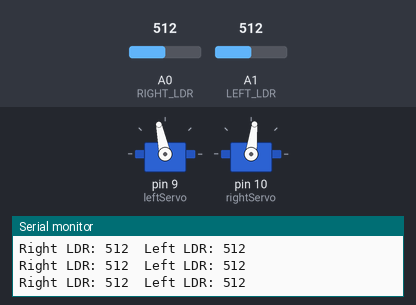
The sketch below on a simulated Arduino Uno, built with avr-gcc and run on an emulated ATmega328P. Parts: 2 × servo, the last lines printed to the serial monitor. The inputs (shaded band) are chosen by the test bench; at power-on: A0 (RIGHT_LDR) = 512, A1 (LEFT_LDR) = 512.

Above: at 1.2 s.
1.3 s: A0 (RIGHT_LDR) set to 555
2.8 s: A0 (RIGHT_LDR) set to 577
At 4.0 s:
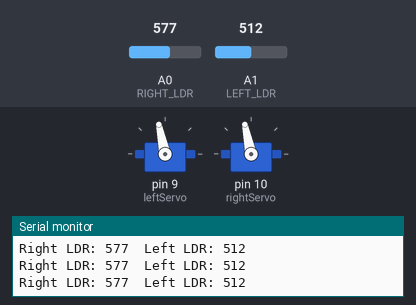
4.3 s: A1 (LEFT_LDR) set to 543
At 5.5 s:
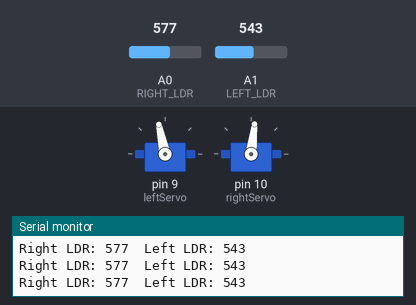
5.8 s: A1 (LEFT_LDR) set to 611
8.8 s: A1 (LEFT_LDR) set to 640
At 9.9 s:
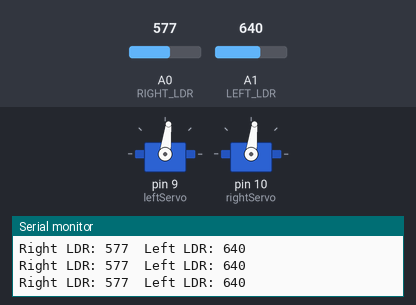
10.3 s: A1 (LEFT_LDR) set to 511
At 11.3 s:
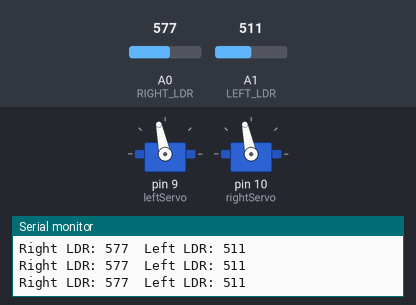
Timing chart, 0 to 12.8 s (numbered marks = the images above; inputs shaded):
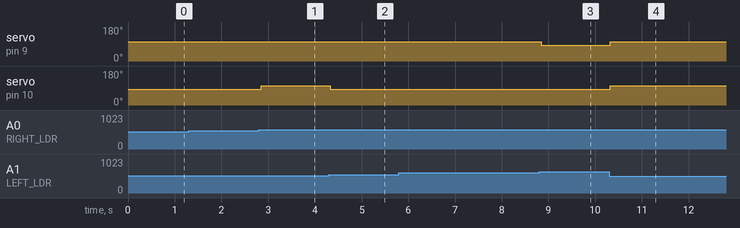

The sketch:

servo.ino
```cpp
#include <Servo.h>

Servo leftServo;
Servo rightServo;

#define RIGHT_LDR A0
#define LEFT_LDR A1

#define STOP 1500 //neutral
#define FORWARD_LEFT 1600
#define BACKWARD_LEFT 1400
#define FORWARD_RIGHT 1400
#define BACKWARD_RIGHT 1600

#define THRESHOLD 50

void setup() {
  leftServo.attach(9);
  rightServo.attach(10);

  leftServo.writeMicroseconds(STOP);
  rightServo.writeMicroseconds(STOP);

  Serial.begin(9600);
}

void loop() {
  int rightLight = analogRead(RIGHT_LDR);
  int leftLight = analogRead(LEFT_LDR);

  Serial.print("Right LDR: ");
  Serial.print(rightLight);
  Serial.print("  Left LDR: ");
  Serial.println(leftLight);

  // determining movement based on light intensity
  if (abs(leftLight - rightLight) <= THRESHOLD) {
    //approximately equal light intensity: forward
    leftServo.writeMicroseconds(FORWARD_LEFT);
    rightServo.writeMicroseconds(FORWARD_RIGHT);
  } else if (leftLight > rightLight) {
    //more light on left: turn left
    leftServo.writeMicroseconds(BACKWARD_LEFT);
    rightServo.writeMicroseconds(FORWARD_RIGHT);
  } else {
    //more light on right: turn right
    leftServo.writeMicroseconds(FORWARD_LEFT);
    rightServo.writeMicroseconds(BACKWARD_RIGHT);
  }

  delay(50);
}
```

Measured:
- the behaviour switches between 562 and 563 on A0 (RIGHT_LDR) (found by bisection; images 0 and 1)
- the behaviour switches between 526 and 527 on A1 (LEFT_LDR) (found by bisection; images 1 and 2)
- the behaviour switches between 627 and 628 on A1 (LEFT_LDR) (found by bisection; images 2 and 3)
- after the input at 2.8 s, servo on pin 10 (rightServo): 83° → 102° after 0.05 s
- after the input at 4.3 s, servo on pin 10 (rightServo): 102° → 83° at once
- after the input at 8.8 s, servo on pin 9 (leftServo): 102° → 83° after 0.05 s
- after the input at 10.3 s, servo on pin 9 (leftServo), servo on pin 10 (rightServo): 83° → 102° at once
